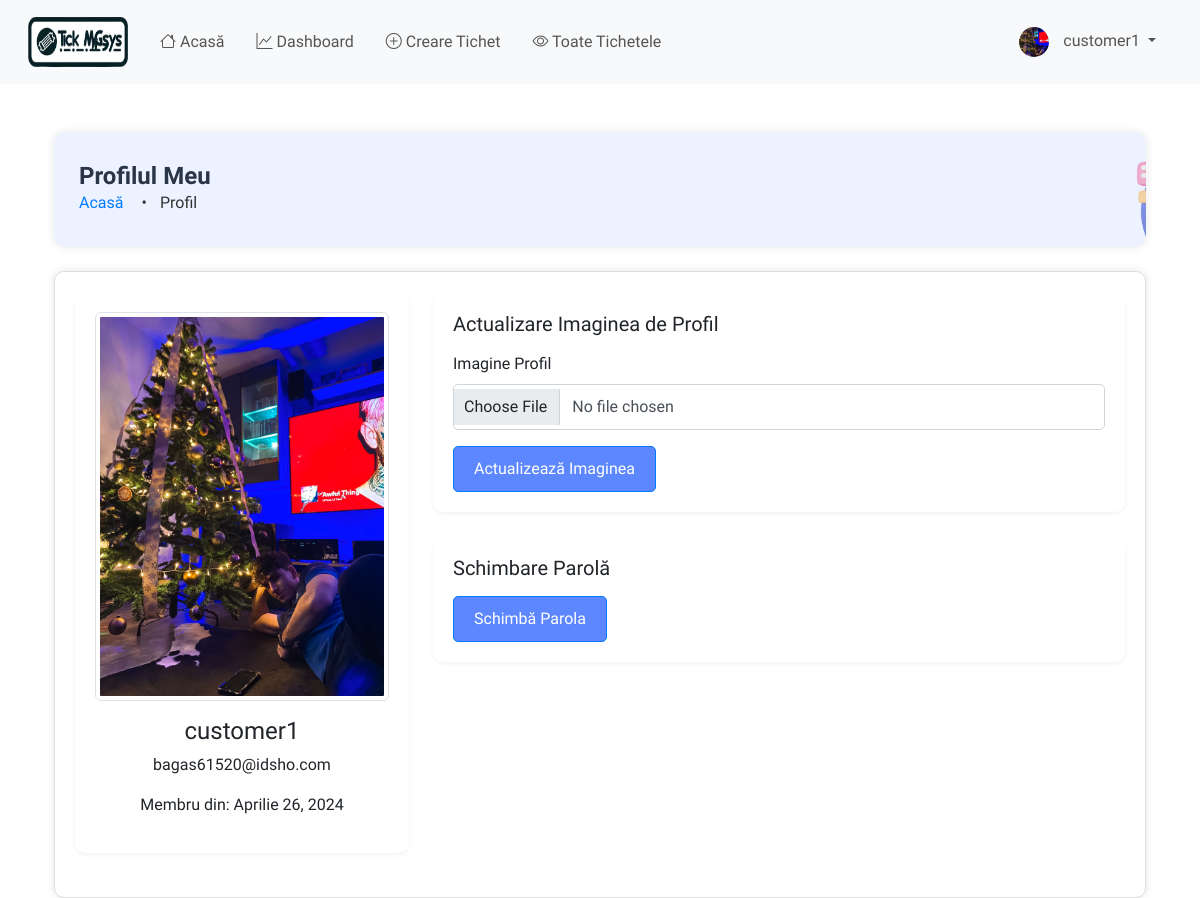
/accounts/profile/ (signed in), run on the app's committed database.
### users/models.py (models this page shows, shortened)
class User(AbstractUser):
    is_customer = models.BooleanField(default=False)
    is_engineer = models.BooleanField(default=False)
    is_admin = models.BooleanField(default=False)  # New field for admin users
    profile_image = models.ImageField(upload_to='profile_images/', default='profile_images/default.png')

### users/views.py (the view)
# urls.py: path('profile/', views.profile, name='profile'),
def profile(request):
    if request.method == 'POST':
        form = ProfileImageForm(request.POST, request.FILES, instance=request.user)
        if form.is_valid():
            form.save()
            return redirect('profile')
    else:
        form = ProfileImageForm(instance=request.user)
    return render(request, 'users/profile.html', {'form': form})

### users/form.py
class ProfileImageForm(forms.ModelForm):
    class Meta:
        model = User
        fields = ['profile_image']
        widgets = {
            'profile_image': forms.FileInput(attrs={'class': 'form-control'}),
        }

### templates/users/profile.html (shortened to what this page needs)
{% extends 'base.html' %}
{% load static %}
{% block content %}
<div class="container mt-5">
    <div class="header-box mb-4">
        <div class="header-content">
            <h1 class="header-title">Profilul Meu</h1>
            <nav class="breadcrumb">
                <a class="breadcrumb-item" href="{% url 'home' %}">Acasă</a>
                <span class="breadcrumb-item active">Profil</span>
                <img src="{% static 'images/breadcrumb.png' %}" alt="Icon Breadcrumb" class="breadcrumb-icon">
            </nav>
        </div>
    </div>
    <div class="content-box">
        <div class="row">
            <div class="col-md-4 mb-4">
                <div class="card text-center">
                    <div class="card-body">
                            <img src="{{ user.profile_image.url }}" alt="Imagine Profil" class="img-thumbnail mb-3">
                        <h4>{{ user.username }}</h4>
                        <p>{{ user.email }}</p>
                        <p>Membru din: {{ user.date_joined|date:"F j, Y" }}</p>
                    </div>
                </div>
            </div>
            <div class="col-md-8 mb-4">
                <div class="card mb-4">
                    <div class="card-body">
                        <h5 class="card-title mb-3">Actualizare Imaginea de Profil</h5>
                        <form method="post" enctype="multipart/form-data">
                            <div class="mb-3">
                                <label for="profile_image" class="form-label">Imagine Profil</label>
                                <input type="file" class="form-control" id="profile_image" name="profile_image">
                            </div>
                            <button type="submit" class="btn btn-primary">Actualizează Imaginea</button>
                        </form>
                    </div>
                </div>
                <div class="card">
                    <div class="card-body">
                        <h5 class="card-title mb-3">Schimbare Parolă</h5>
                        <a href="{% url 'change_password' %}" class="btn btn-primary">Schimbă Parola</a>
                    </div>
                </div>
            </div>
        </div>
    </div>
</div>
{% endblock %}

### templates/base.html (shortened to what this page needs)
{% load static %}
<!DOCTYPE html>
<html lang="ro">
  <head>
    <link
      href="https://cdn.jsdelivr.net/npm/bootstrap@5.2.3/dist/css/bootstrap.min.css"
      rel="stylesheet"
    />
    <link
      rel="stylesheet"
      href="https://cdnjs.cloudflare.com/ajax/libs/font-awesome/6.0.0-beta3/css/all.min.css"
    />
    <link
      rel="stylesheet"
      href="https://cdnjs.cloudflare.com/ajax/libs/bootstrap-icons/1.8.1/font/bootstrap-icons.min.css"
    />
    <link rel="stylesheet" href="{% static 'styles/main.css' %}?v=1" />
  </head>
  <body>
    {% if request.user.is_customer %}
    <nav class="navbar navbar-expand-lg navbar-light bg-light">
      <div class="container-fluid">
        <a class="navbar-brand" href="/">
          <img
            class="logo"
            src="{% static 'images/logo.png' %}"
            alt="Tick MNGsys"
          />
        </a>
        <div class="collapse navbar-collapse" id="navbarContent">
          <ul class="navbar-nav me-auto mb-2 mb-lg-0">
            <li class="nav-item">
              <a
                class="nav-link {% if request.resolver_match.url_name == 'home' %}active{% endif %}"
                href="/"
                ><i class="bi bi-house"></i> Acasă</a
              >
            </li>
           <li class="nav-item">
              <a
                class="nav-link {% if request.resolver_match.url_name == 'dashboard' %}active{% endif %}"
                href="{% url 'dashboard' %}"
                ><i class="bi bi-graph-up"></i> Dashboard</a
              >
            </li>
            <li class="nav-item">
              <a
                class="nav-link {% if request.resolver_match.url_name == 'create-ticket' %}active{% endif %}"
                href="{% url 'create-ticket' %}"
                ><i class="bi bi-plus-circle"></i> Creare Tichet</a
              >
            </li>
            <li class="nav-item">
              <a
                class="nav-link {% if request.resolver_match.url_name == 'all-tickets' %}active{% endif %}"
                href="{% url 'all-tickets' %}"
                ><i class="bi bi-eye"></i> Toate Tichetele</a
              >
            </li>
          </ul>
          <ul class="navbar-nav ms-auto mb-2 mb-lg-0">
            <li class="nav-item dropdown">
              <a
                class="nav-link dropdown-toggle"
                href="#"
                id="navbarDropdown"
                role="button"
                data-bs-toggle="dropdown"
                aria-expanded="false"
              >
                <img
                  src="{{ request.user.profile_image.url }}"
                  alt="Profile Image"
                  class="profile-image"
                />
                {{ request.user.username }}
              </a>
            </li>
          </ul>
        </div>
      </div>
    </nav>
{% endif %}
    <div class="container mt-5">
       {% block content %}{% endblock %}
    </div>
  </body>
</html>

### static/styles/main.css (style rules this page uses)
.logo { width: 100px; height: 50px; }
.profile-image { width: 34px; height: 34px; border-radius: 50%; object-fit: cover; }
.card { border-radius: 10px; box-shadow: 0 2px 4px rgba(0, 0, 0, 0.05); border: none; }
.card-body { padding: 20px; font-size: 16px; }
.btn { font-size: 0.8rem; padding: 5px 8px; }
.content-box { border: 1px solid #ddd; border-radius: 10px; padding: 20px; background-color: #fff; box-shadow: 0 0 10px rgba(0, 0, 0, 0.1); }
.header-box { height: 115px; box-sizing: border-box; display: flex; flex-flow: wrap; width: 100%; background-color: rgb(236, 242, 255); border-radius: 12px; padding: 30px 25px 20px; margin-bottom: 30px; position: relative; overflow: hidden; box-shadow: 0 0 10px rgba(0, 0, 0, 0.1); }
.header-content { display: flex; flex-direction: column; }
.header-title { margin: 0; font-size: 24px; font-weight: bold; color: #333; }
.breadcrumb { margin: 0; padding: 0; background: none; list-style: none; display: flex; align-items: center; }
.breadcrumb-item { color: #007bff; text-decoration: none; margin-right: 5px; }
.breadcrumb-item.active { color: #333; }
.breadcrumb-item + .breadcrumb-item::before { content: '•'; margin: 0 5px; color: #333; }
.breadcrumb img.breadcrumb-icon { position: absolute; margin-top: 15px; margin-left: 1055px; width: 165px; height: 165px; object-fit: contain; border-radius: 5px; }
.profile-image { width: 30px; height: 30px; border-radius: 50%; margin-right: 10px; vertical-align: middle; }
.navbar { background-color: #FAFAFC; padding: 0.75rem 1rem; z-index: 999; display: flex; justify-content: center; align-items: center; }
.navbar .navbar-brand { font-size: 1.5rem; color: #333; }
.navbar .navbar-nav .nav-link { color: #555; padding: 0.5rem 1rem; }
.navbar .profile-image { width: 30px; height: 30px; border-radius: 50%; }
.header-title { font-weight: 600; color: #2A3547; }
.btn-primary { background-color: #007bff; border-color: #007bff; color: white; padding: 10px 20px; font-size: 16px; border-radius: 5px; transition: background-color 0.3s, box-shadow 0.3s; }
.form-control { border-radius: 5px; padding: 10px; border: 1px solid #ced4da; font-size: 16px; color: #495057; }
.btn-primary { background-color: #5d87ff; color: white; padding: 10px 20px; font-size: 16px; transition: background-color 0.3s, box-shadow 0.3s; }
body { font-family: "Plus Jakarta Sans", sans-serif; font-optical-sizing: auto; font-weight: 400; font-style: normal; }

### data on the page
User: user.profile_image (picture), user.username "customer1", profile_image (picture), username "customer1", email "bagas61520@idsho.com", date_joined "Aprilie 26, 2024"
